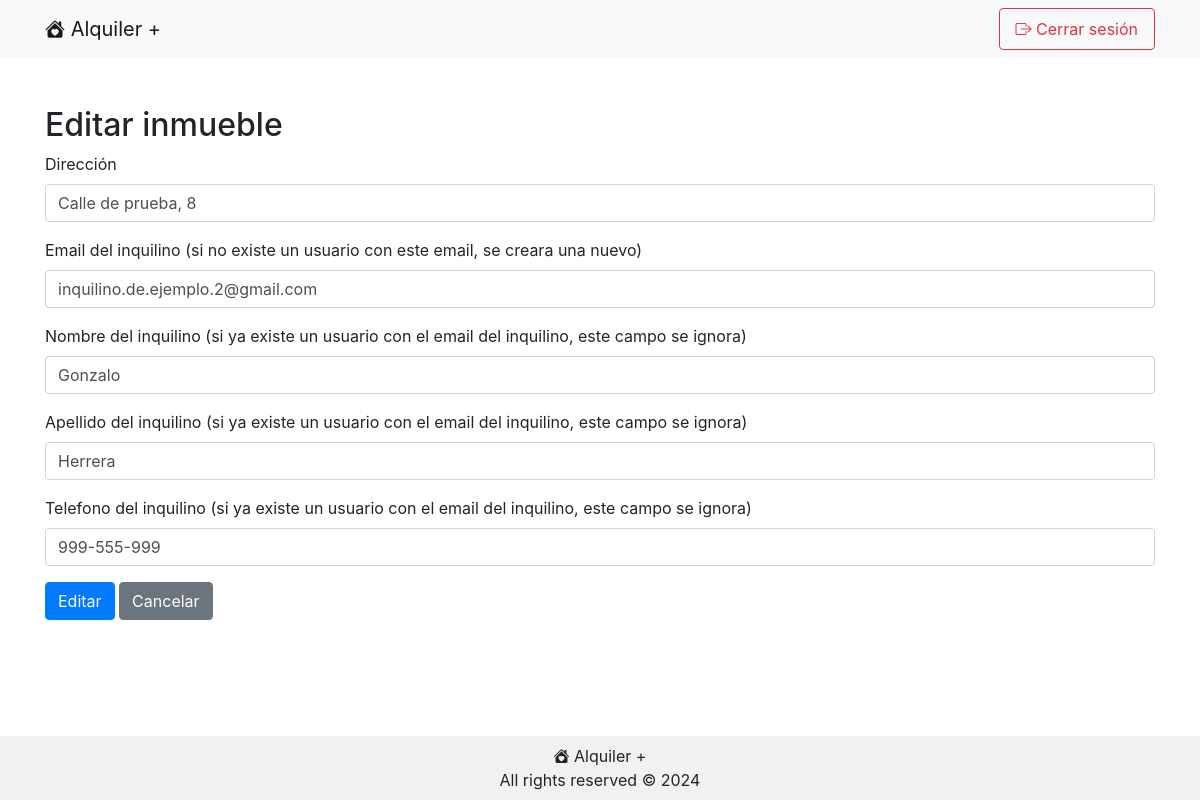
Screenshot of /ce_inmueble.php?inmuebleId=6 (signed in) with the database file from the repository.
### tables this page shows
CREATE TABLE `inmuebles` (
  `id` int(11) NOT NULL,
  `direccion` text NOT NULL,
  `propietario_usuario_id` int(11) NOT NULL,
  `inquilino_usuario_id` int(11) NOT NULL
);

CREATE TABLE `usuarios` (
  `id` int(11) NOT NULL,
  `nombre` tinytext NOT NULL,
  `apellido` tinytext NOT NULL,
  `email` varchar(255) NOT NULL,
  `contrasena_hash` text NOT NULL,
  `telefono` tinytext NOT NULL,
  `vencimiento_subscripcion` date NOT NULL DEFAULT current_timestamp(),
  `es_administrador` tinyint(1) NOT NULL DEFAULT 0
);

### class/Conexion.php (called while the page is built, shortened)
<?php
class Conexion {
    private static $host;
    private static $username;
    private static $password;
    private static $db;
    private static $dsn;
    private static $conexion = null;
    private static function inicializar() {
        if (self::$conexion === null) {
            self::$host = DB_HOST;
            self::$db = DB_NAME;
            self::$username = DB_USERNAME;
            self::$password = DB_PASSWORD;
            self::$dsn = "mysql:host=" . self::$host . ";dbname=" . self::$db . ";charset=utf8mb4";
            try {
                self::$conexion = new PDO(self::$dsn, self::$username, self::$password);
                self::$conexion->setAttribute(PDO::ATTR_ERRMODE, PDO::ERRMODE_EXCEPTION);
            } catch (PDOException $ex) {
                die("Error en la conexión con la bbdd: mensaje: " . $ex->getMessage());
            }
            return self::$conexion;
        }
    }
    public static function consulta($sql) {
        try {
            $stmt = self::$conexion->prepare($sql);
            $stmt->execute();
            $resultado = $stmt->fetchAll(PDO::FETCH_ASSOC);
            return $resultado;
        } catch (PDOException $ex) {
            die("Fallo la query: " . $ex->getMessage());
        }
    }
}

### class/Inmueble.php (called while the page is built, shortened)
<?php
class Inmueble {
    private $direccion;
    private $inquilino;
    public function __construct($direccion, $inquilino, $incidencias, $id=null, $usuario=null) {
        if ($id != null) {
            $this->direccion = $direccion;
            $this->inquilino = $inquilino;
        } else if ($id === null) {
            if ($inquilino == null) {
                Conexion::consulta("INSERT INTO inmuebles (direccion, propietario_usuario_id) VALUES ('".$direccion."', ".$usuario->getId().")");
            } else {
                Conexion::consulta("INSERT INTO inmuebles (direccion, propietario_usuario_id, inquilino_usuario_id) VALUES ('".$direccion."', ".$usuario->getId().", ". $inquilino->getId() . ")");
            }
        }
    }
    public function getDireccion() {
        return $this->direccion;
    }
    public function getInquilino() {
        return $this->inquilino;
    }
    public static function obtenerInmuebleExistente($id) {
        $consulta = Conexion::consulta("SELECT id, tipo, titulo, descripcion, estado, usuario_id, fecha_y_hora FROM incidencias WHERE inmueble_id=" . $id);
        $incidencias = [];
        foreach($consulta as $fila) {
            $incidencia = Incidencia::obtenerIncidenciaExistente($fila["id"]);
            $incidencias[] = $incidencia;
            }
        $consulta = Conexion::consulta("SELECT id, direccion, inquilino_usuario_id FROM inmuebles WHERE id=" . $id);
        foreach ($consulta as $fila) {
            $inmueble = new Inmueble($fila['direccion'], Usuario::obtenerUsuarioExistente($fila['inquilino_usuario_id']), $incidencias, $fila['id']);
        }
        return $inmueble;
    }
}

### class/Usuario.php (called while the page is built, shortened)
<?php
class Usuario {
    private $nombre;
    private $apellido;
    private $email;
    private $telefono;
    public function __construct($nombre, $apellido, $email, $contrasenaHash, $telefono, $vencimientoSubscripcion=null, $esAdministrador=0, $inmuebles=null, $id=null) {
        if ($id != null) {
            $this->nombre = $nombre;
            $this->apellido = $apellido;
            $this->email = $email;
            $this->telefono = $telefono;
        } else if ($id === null) {
            Conexion::consulta("INSERT INTO usuarios (nombre, apellido, email, contrasena_hash, telefono, vencimiento_subscripcion, es_administrador) VALUES ('".$nombre."', '".$apellido."', '".$email."', '".$contrasenaHash."', '".$telefono."', DATE_ADD(CURDATE(), INTERVAL 10 DAY), 0)");
        }
    }
    public function getNombre() {
        return $this->nombre;
    }
    public function getApellido() {
        return $this->apellido;
    }
    public function getEmail() {
        return $this->email;
    }
    public function getTelefono() {
        return $this->telefono;
    }
    public static function obtenerUsuarioExistente($id) {
        $usuario = null;
        $consulta = Conexion::consulta("SELECT id, direccion, inquilino_usuario_id FROM inmuebles WHERE propietario_usuario_id=" . $id);
        $inmuebles = [];
        foreach ($consulta as $fila) {
            $inmueble = Inmueble::obtenerInmuebleExistente($fila["id"]);
            $inmuebles[] = $inmueble;
        }
        $consulta = Conexion::consulta("SELECT id, nombre, apellido, email, contrasena_hash, telefono, vencimiento_subscripcion, es_administrador FROM usuarios WHERE id=" . $id);
        foreach ($consulta as $fila) {
            $usuario = new Usuario($fila['nombre'], $fila['apellido'], $fila['email'], $fila['contrasena_hash'], $fila['telefono'], $fila['vencimiento_subscripcion'], $fila['es_administrador'], $inmuebles, $fila['id']);
        }
        return $usuario;
    }
}

### class/Incidencia.php (called while the page is built, shortened)
<?php
class Incidencia {
    public static function obtenerIncidenciaExistente($id){
        $consulta = Conexion::consulta("SELECT id, tipo, titulo, descripcion, estado, fecha_y_hora FROM incidencias WHERE id=" . $id);
        $incidencia = null;
        foreach ($consulta as $fila) {
            $incidencia = new Incidencia($fila['id'], $fila['tipo'], $fila['titulo'], $fila['descripcion'], $fila['estado'], $fila['fecha_y_hora']);
        }
        return $incidencia;
    }
}

### public/ce_inmueble.php (the view, shortened to what this page needs)
<?php
$usuario = Usuario::obtenerUsuarioExistente($_SESSION['usuarioId']);
if ($_SERVER['REQUEST_METHOD'] === 'GET') {
    $edicion = false;
    if(isset($_GET['inmuebleId'])) {
        $inmuebleId = $_GET['inmuebleId'];
        $inmueble = Inmueble::obtenerInmuebleExistente($inmuebleId);
        $edicion = true;
    }
}
?>
<!DOCTYPE html>
<html lang="es">
    <head>
<?php require '../include/head.php' ?>
    </head>
    <body>
        <?php require '../include/nav.php'; ?>
        <div class="contenido container mt-5">
            <h2><?php echo ($edicion)? "Editar " : "Crear nuevo " ?>inmueble</h2>
            <form action="ce_inmueble.php" method="POST">
                <div class="form-group">
                    <label for="direccion">Direcci&oacute;n</label>
                    <input type="text" name="direccion" id="direccion" class="form-control" <?php echo ($edicion)? "value='". $inmueble->getDireccion() ."'" : ""?>required>
                </div>
                <div class="form-group">
                    <label for="emailInquilino">Email del inquilino (si no existe un usuario con este email, se creara una nuevo)</label>
                    <input type="text" name="emailInquilino" id="emailInquilino" class="form-control" <?php echo ($edicion && !is_null($inmueble->getInquilino())) ? "value='". $inmueble->getInquilino()->getEmail() ."'" : ""?>>
                </div>
                <div class="form-group">
                    <label for="nombreInquilino">Nombre del inquilino (si ya existe un usuario con el email del inquilino, este campo se ignora)</label>
                    <input type="text" name="nombreInquilino" id="nombreInquilino" class="form-control" <?php echo ($edicion && !is_null($inmueble->getInquilino()))? "value='". $inmueble->getInquilino()->getNombre() ."'" : ""?>>
                </div>
                <div class="form-group">
                    <label for="apellidoInquilino">Apellido del inquilino (si ya existe un usuario con el email del inquilino, este campo se ignora)</label>
                    <input type="text" name="apellidoInquilino" id="apellidoInquilino" class="form-control" <?php echo ($edicion && !is_null($inmueble->getInquilino()))? "value='". $inmueble->getInquilino()->getApellido() ."'" : ""?>>
                </div>
                <div class="form-group">
                    <label for="telefonoInquilino">Telefono del inquilino (si ya existe un usuario con el email del inquilino, este campo se ignora)</label>
                    <input type="text" name="telefonoInquilino" id="telefonoInquilino" class="form-control" <?php echo ($edicion && !is_null($inmueble->getInquilino()))? "value='". $inmueble->getInquilino()->getTelefono() ."'" : ""?>>
                </div>
                <button type="submit" class="btn btn-primary"><?php echo ($edicion)? "Editar" : "Crear"?></button>
                <a href="tablero.php" class="btn btn-secondary">Cancelar</a>
            </form>
    </div>
<?php require '../include/footer.php' ?>
    </body>
</html>

### public/css/estilos.css (style rules this page uses)
body { display: flex; flex-direction: column; min-height: 100vh; }

### rows the page displays
inmuebles: direccion "Calle de prueba, 8"
usuarios: emailInquilino "inquilino.de.ejemplo.2@gmail.com", nombreInquilino "Gonzalo", apellidoInquilino "Herrera", telefonoInquilino "999-555-999"
